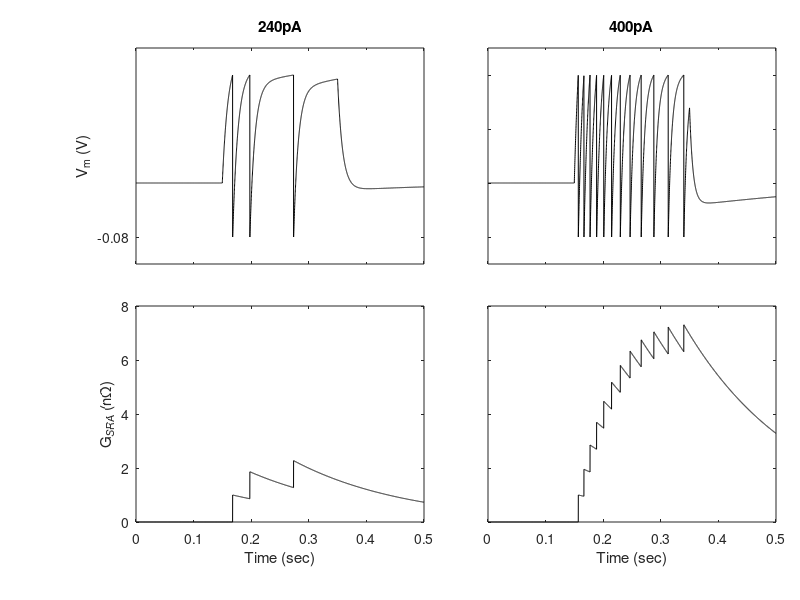

Reproduce this figure in MATLAB.
%LIF_model_sra.m
clear

%based off chapter 1 tutorial 1c: Models based on extensions of the LIF neuron.

figure(1)
clf

tau = 0.010;
dt = 0.0001;
t = 0:dt:0.5;
ton = 0.15;
toff = 0.35;
non = round(ton/dt);
noff = round(toff/dt);
tref = 0.002;
tref_method = 1;

E_L = -0.070;
E_K = -0.080;

Vth0 = -0.050;
Vreset = -0.080;
Cm = 100e-12;
G_L = Cm/tau;

tsra = 0.200;
delta_G = 1e-9;
Iapp = [240e-12 400e-12];
Ntrials = length(Iapp);

for trial = 1:Ntrials;
    I = zeros(size(t));
    I(non:noff) = Iapp(trial)*ones(1,noff+1-non);
    V = E_L*ones(size(t));
    spikes = zeros(size(t));
    Gsra = zeros(size(t));
    
    Vth = Vth0*ones(size(t));
    t_last_spike = -10*tref;
    
    for i = 2:length(t)
        Gsra(i) = Gsra(i-1)*exp(-dt/tsra);
        Vth(i) = Vth0 + (Vth(i-1)-Vth0)*exp(-dt/tref);
        Vss = ( I(i) + G_L*E_L + Gsra(i)*E_K)/(G_L + Gsra(i));
        taueff = Cm/(G_L+Gsra(i));
        V(i) = Vss + ( V(i-1)-Vss)*exp(-dt/taueff);
        if ( tref_method == 1 )
            if ( t(i) < t_last_spike + tref )
                V(i) = Vreset;
            end
        end
        
        if V(i) > Vth(i)
            spikes(i) = 1;
            Gsra(i) = Gsra(i) + delta_G;
            V(i) = Vreset;
        end
    end
    
    figure(1)
    hold on
    subplot('position',[0.44*trial-0.27 0.56 0.36 0.36])
    plot(t,V,'k');
    if ( trial == 1 )
        ylabel('V_m (V)')
        set(gca,'YTick',[-0.08 -0.04 0])
    else
        set(gca,'YTickLabel','')
    end
    axis([0 0.5 Vreset-0.005 Vth0+0.005])
    set(gca,'XTickLabel','')
    if ( trial == 1)
        title('240pA')
    end
    if ( trial == 2)
        title('400pA')
    end
    subplot('position',[0.44*trial-0.27 0.13 0.36 0.36])
    plot(t,Gsra*1e9,'k')
    xlabel('Time (sec)')
    if ( trial == 1 )
        ylabel('G_{SRA} (n\Omega)')
    else
        set(gca,'YTickLabel','')
    end
    
    axis([0 0.5 0 8e9*delta_G])
    
    %         set(gca,'XTick',[0.26 0.28])
    %         set(gca,'XTickLabel',{'0.26', '0.28'})
    
    
end
